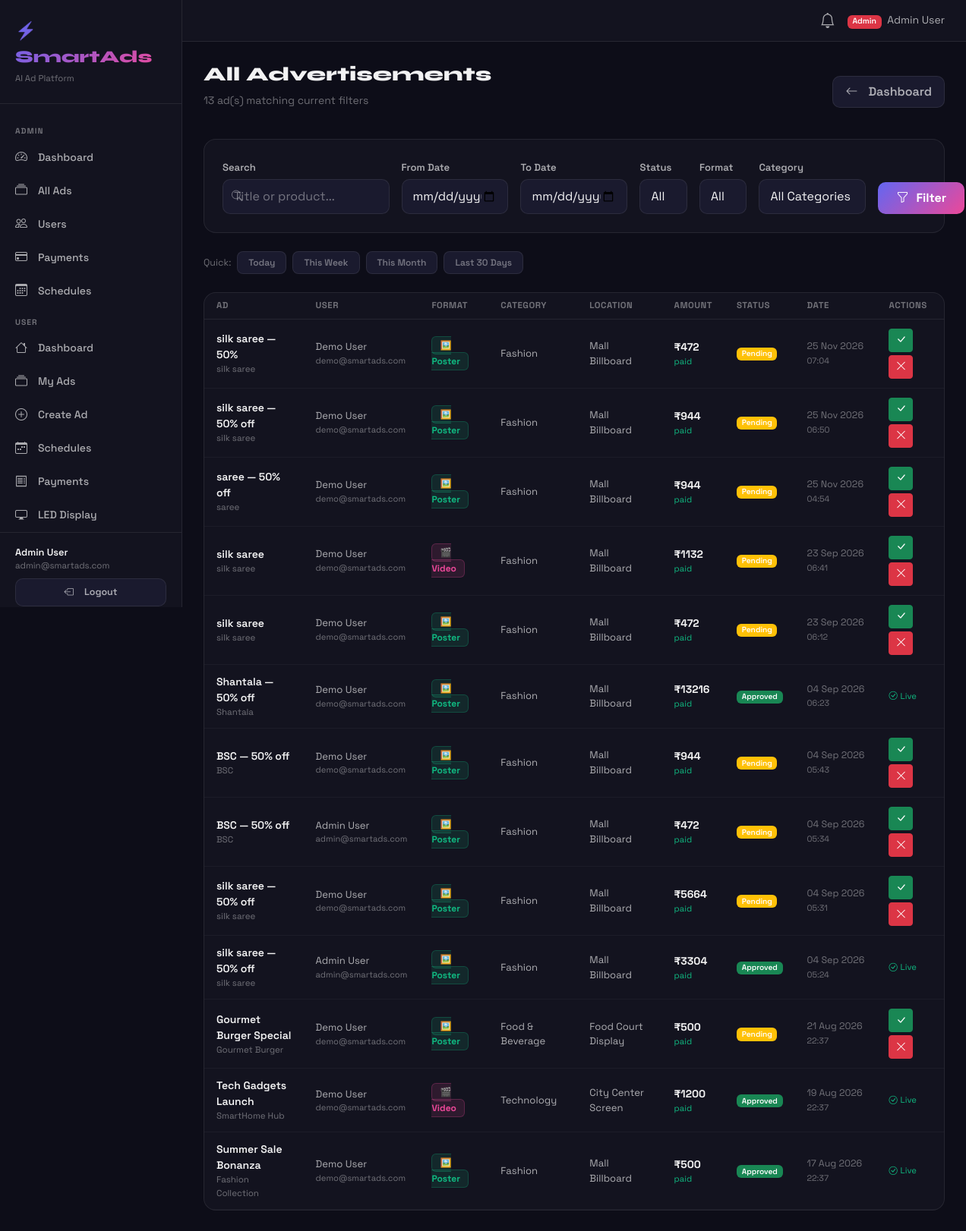
Screenshot of /admin/ads (signed in) with the database file from the repository.
### app/models/user.py (models this page shows, shortened)
class User(UserMixin, db.Model):
    __tablename__ = 'users'
    id            = db.Column(db.Integer, primary_key=True)
    name          = db.Column(db.String(120), nullable=False)
    email         = db.Column(db.String(150), unique=True, nullable=False, index=True)
    password_hash = db.Column(db.String(256), nullable=False)
    role          = db.Column(db.String(20), default='user')
    is_active     = db.Column(db.Boolean, default=True)
    created_at    = db.Column(db.DateTime, default=datetime.utcnow)
    last_login    = db.Column(db.DateTime, nullable=True)
    advertisements = db.relationship('Advertisement', backref='owner', lazy='dynamic', foreign_keys='Advertisement.user_id')
    payments       = db.relationship('Payment', backref='user', lazy='dynamic')
    schedules      = db.relationship('AdSchedule', backref='user', lazy='dynamic', foreign_keys='AdSchedule.user_id')
    notifications  = db.relationship('Notification', backref='user', lazy='dynamic')
    videos         = db.relationship('AdVideo', backref='user', lazy='dynamic')
    def is_admin(self): return self.role == 'admin'

### app/models/ad.py (models this page shows, shortened)
class Advertisement(db.Model):
    __tablename__  = 'advertisements'
    id             = db.Column(db.Integer, primary_key=True)
    user_id        = db.Column(db.Integer, db.ForeignKey('users.id'), nullable=False, index=True)
    title          = db.Column(db.String(200), nullable=False)
    product_name   = db.Column(db.String(150), nullable=False)
    category       = db.Column(db.String(80), nullable=False)
    offer          = db.Column(db.String(200), nullable=True)
    description    = db.Column(db.Text, nullable=True)
    location       = db.Column(db.String(100), nullable=True)
    ad_format      = db.Column(db.String(20), default='poster')   # NEW: poster | video
    amount_paid    = db.Column(db.Float, default=0.0)              # NEW: actual cost paid
    generated_text = db.Column(db.Text, nullable=True)
    slogans        = db.Column(db.Text, nullable=True)
    template_style = db.Column(db.String(50), default='modern')
    theme_color    = db.Column(db.String(20), default='#6366f1')
    media_filename = db.Column(db.String(300), nullable=True)
    media_type     = db.Column(db.String(20), nullable=True)
    ad_type        = db.Column(db.String(20), default='ai_generated')
    status         = db.Column(db.String(20), default='draft')
    admin_notes    = db.Column(db.Text, nullable=True)
    payment_status = db.Column(db.String(20), default='unpaid')
    engagement_score = db.Column(db.Integer, default=0)
    created_at     = db.Column(db.DateTime, default=datetime.utcnow)
    updated_at     = db.Column(db.DateTime, default=datetime.utcnow, onupdate=datetime.utcnow)
    approved_at    = db.Column(db.DateTime, nullable=True)
    schedules = db.relationship('AdSchedule', backref='advertisement', lazy='dynamic', cascade='all, delete-orphan')
    payments  = db.relationship('Payment', backref='advertisement', lazy='dynamic')
    videos    = db.relationship('AdVideo', backref='advertisement', lazy='dynamic')
    def status_badge(self):
        return {'draft':'secondary','pending':'warning','approved':'success','rejected':'danger'}.get(self.status,'secondary')

### app/routes/admin.py (the view)
@admin_bp.route('/ads')
@admin_required
def ads():
    status     = request.args.get('status','all')
    ad_format  = request.args.get('ad_format','all')
    category   = request.args.get('category','all')
    from_date  = request.args.get('from_date','')
    to_date    = request.args.get('to_date','')
    search     = request.args.get('search','').strip()
    q = Advertisement.query
    if status != 'all':
        q = q.filter(Advertisement.status == status)
    if ad_format != 'all':
        q = q.filter(Advertisement.ad_format == ad_format)
    if category != 'all':
        q = q.filter(Advertisement.category == category)
    if from_date:
        try:
            q = q.filter(Advertisement.created_at >= datetime.strptime(from_date,'%Y-%m-%d'))
        except: pass
    if to_date:
        try:
            from datetime import timedelta
            q = q.filter(Advertisement.created_at < datetime.strptime(to_date,'%Y-%m-%d') + timedelta(days=1))
        except: pass
    if search:
        q = q.filter(db.or_(
            Advertisement.title.ilike(f'%{search}%'),
            Advertisement.product_name.ilike(f'%{search}%')))
    ads  = q.order_by(Advertisement.created_at.desc()).all()
    total = q.count()
    categories = [r[0] for r in db.session.query(Advertisement.category).distinct().all()]
    return render_template('admin/ads.html',
        ads=ads, total=total,
        status=status, ad_format=ad_format,
        category=category, from_date=from_date, to_date=to_date,
        search=search, categories=categories)

### app/templates/admin/ads.html (shortened to what this page needs)
{% extends 'base.html' %}
{% block content %}
<div class="d-flex justify-content-between align-items-center mb-4 flex-wrap gap-3">
  <div>
    <h1 class="page-title">All Advertisements</h1>
    <p class="page-subtitle">{{ total }} ad(s) matching current filters</p>
  </div>
  <a href="{{ url_for('admin.index') }}" class="btn-surface"><i class="bi bi-arrow-left me-2"></i>Dashboard</a>
</div>
<div class="card-modern p-4 mb-4">
  <form method="GET" action="{{ url_for('admin.ads') }}" id="filterForm">
    <div class="row g-3 align-items-end">
      <div class="col-12 col-md-3">
        <label class="form-label">Search</label>
        <div style="position:relative">
          <input type="text" name="search" class="form-control" placeholder="Title or product..."
                 value="{{ search }}" style="padding-left:36px">
          <i class="bi bi-search" style="position:absolute;left:12px;top:50%;transform:translateY(-50%);
             color:var(--text-muted);font-size:.9rem"></i>
        </div>
      </div>
      <div class="col-6 col-md-2">
        <label class="form-label">From Date</label>
        <input type="date" name="from_date" class="form-control" value="{{ from_date }}">
      </div>
      <div class="col-6 col-md-2">
        <label class="form-label">To Date</label>
        <input type="date" name="to_date" class="form-control" value="{{ to_date }}">
      </div>
      <div class="col-6 col-md-1">
        <label class="form-label">Status</label>
        <select name="status" class="form-select">
          <option value="all" {{ 'selected' if status=='all' }}>All</option>
        </select>
      </div>
      <div class="col-6 col-md-1">
        <label class="form-label">Format</label>
        <select name="ad_format" class="form-select">
          <option value="all"    {{ 'selected' if ad_format=='all' }}>All</option>
        </select>
      </div>
      <div class="col-12 col-md-2">
        <label class="form-label">Category</label>
        <select name="category" class="form-select">
          <option value="all" {{ 'selected' if category=='all' }}>All Categories</option>
        </select>
      </div>
      <div class="col-12 col-md-1">
        <div class="d-flex gap-2">
          <button type="submit" class="btn-gradient px-4 py-2">
            <i class="bi bi-funnel me-1"></i>Filter
          </button>
        </div>
      </div>
    </div>
  </form>
</div>
<div class="d-flex gap-2 flex-wrap mb-4">
  <span style="font-size:.78rem;color:var(--text-muted);align-self:center">Quick:</span>
  {% for label, fd, td in [
    ('Today', 'today', 'today'),
    ('This Week', 'week', 'today'),
    ('This Month', 'month', 'today'),
    ('Last 30 Days', 'last30', 'today'),
  ] %}
  <button type="button" onclick="setDatePreset('{{ fd }}')"
    style="padding:5px 14px;border-radius:8px;border:1px solid var(--border);
    background:var(--bg-elevated);color:var(--text-muted);cursor:pointer;
    font-size:.75rem;font-weight:600;transition:all .2s"
    onmouseover="this.style.borderColor='var(--accent)';this.style.color='var(--accent)'"
    onmouseout="this.style.borderColor='var(--border)';this.style.color='var(--text-muted)'">
    {{ label }}
  </button>
  {% endfor %}
</div>
<div class="card-modern p-0 overflow-hidden">
  {% if ads %}
  <table class="table-dark-custom" style="width:100%">
    <thead>
      <tr>
        <th>Ad</th>
        <th>User</th>
        <th>Format</th>
        <th>Category</th>
        <th>Location</th>
        <th>Amount</th>
        <th>Status</th>
        <th>Date</th>
        <th>Actions</th>
      </tr>
    </thead>
    <tbody>
      {% for ad in ads %}
      <tr>
        <td>
          <div style="font-weight:600;color:var(--text);font-size:.875rem">{{ ad.title[:40] }}{% if ad.title|length>40 %}...{% endif %}</div>
          <div style="font-size:.72rem;color:var(--text-muted)">{{ ad.product_name }}</div>
        </td>
        <td>
          <div style="font-size:.82rem;color:var(--text-secondary)">{{ ad.owner.name if ad.owner else '—' }}</div>
          <div style="font-size:.7rem;color:var(--text-muted)">{{ ad.owner.email if ad.owner else '' }}</div>
        </td>
        <td>
          <span style="padding:3px 10px;border-radius:6px;font-size:.75rem;font-weight:700;
            background:{{ 'rgba(16,185,129,.12)' if ad.ad_format=='poster' else 'rgba(236,72,153,.12)' }};
            color:{{ '#10b981' if ad.ad_format=='poster' else '#ec4899' }};
            border:1px solid {{ 'rgba(16,185,129,.25)' if ad.ad_format=='poster' else 'rgba(236,72,153,.25)' }}">
            {{ '🖼️ Poster' if ad.ad_format=='poster' else '🎬 Video' }}
          </span>
        </td>
        <td style="font-size:.82rem;color:var(--text-secondary)">{{ ad.category }}</td>
        <td style="font-size:.82rem;color:var(--text-secondary)">{{ ad.location or '—' }}</td>
        <td>
          <div style="font-weight:700;color:var(--text);font-size:.875rem">
            {% if ad.amount_paid %}₹{{ ad.amount_paid|int }}{% else %}—{% endif %}
          </div>
          <div style="font-size:.7rem;color:{{ '#10b981' if ad.payment_status=='paid' else 'var(--text-muted)' }}">
            {{ ad.payment_status }}
          </div>
        </td>
        <td>
          <span class="badge bg-{{ ad.status_badge() }}">{{ ad.status|title }}</span>
        </td>
        <td style="font-size:.78rem;color:var(--text-muted);white-space:nowrap">
          {{ ad.created_at.strftime('%d %b %Y') }}<br>
          <span style="font-size:.68rem">{{ ad.created_at.strftime('%H:%M') }}</span>
        </td>
        <td>
          <div class="d-flex gap-1 flex-wrap">
            {% if ad.status == 'pending' %}
            <form method="POST" action="{{ url_for('admin.approve_ad', ad_id=ad.id) }}" style="display:inline">
              <button type="submit" class="btn btn-sm btn-success" title="Approve">
                <i class="bi bi-check-lg"></i>
              </button>
            </form>
            <button type="button" class="btn btn-sm btn-danger" title="Reject"
                    onclick="showReject({{ ad.id }})">
              <i class="bi bi-x-lg"></i>
            </button>
            {% elif ad.status == 'approved' %}
            <span style="font-size:.7rem;color:var(--success)">
              <i class="bi bi-check-circle me-1"></i>Live
            </span>
            {% endif %}
          </div>
        </td>
      </tr>
      {% endfor %}
    </tbody>
  </table>
  {% endif %}
</div>
{% endblock %}

### app/templates/base.html (shortened to what this page needs)
<!DOCTYPE html>
<html lang="en">
<head>
<link href="https://cdn.jsdelivr.net/npm/bootstrap@5.3.2/dist/css/bootstrap.min.css" rel="stylesheet">
<link href="https://cdn.jsdelivr.net/npm/bootstrap-icons@1.11.3/font/bootstrap-icons.css" rel="stylesheet">
</head>
<body>
<div class="sidebar">
  <div class="sidebar-brand">
    <div class="brand-logo">⚡ SmartAds</div>
    <div style="font-size:.72rem;color:var(--text-muted);margin-top:4px">AI Ad Platform</div>
  </div>
  <nav>
    {% if current_user.is_authenticated and current_user.is_admin() %}
    <div class="nav-section">Admin</div>
    <div class="nav-item"><a href="{{ url_for('admin.index') }}"><i class="bi bi-speedometer2"></i>Dashboard</a></div>
    <div class="nav-item"><a href="{{ url_for('admin.ads') }}"><i class="bi bi-collection"></i>All Ads</a></div>
    <div class="nav-item"><a href="{{ url_for('admin.users') }}"><i class="bi bi-people"></i>Users</a></div>
    <div class="nav-item"><a href="{{ url_for('admin.payments') }}"><i class="bi bi-credit-card"></i>Payments</a></div>
    <div class="nav-item"><a href="{{ url_for('admin.schedules') }}"><i class="bi bi-calendar3"></i>Schedules</a></div>
    <div class="nav-section">User</div>
    {% endif %}
    <div class="nav-item"><a href="{{ url_for('dashboard.home') }}"><i class="bi bi-house"></i>Dashboard</a></div>
    <div class="nav-item"><a href="{{ url_for('ads.list_ads') }}"><i class="bi bi-collection"></i>My Ads</a></div>
    <div class="nav-item"><a href="{{ url_for('ads.create') }}"><i class="bi bi-plus-circle"></i>Create Ad</a></div>
    <div class="nav-item"><a href="{{ url_for('schedule.index') }}"><i class="bi bi-calendar-week"></i>Schedules</a></div>
    <div class="nav-item"><a href="{{ url_for('payment.history') }}"><i class="bi bi-receipt"></i>Payments</a></div>
    <div class="nav-item"><a href="{{ url_for('display.index') }}"><i class="bi bi-display"></i>LED Display</a></div>
  </nav>
  {% if current_user.is_authenticated %}
  <div style="margin-top:auto;padding:16px 20px;border-top:1px solid var(--border)">
    <div style="font-size:.8rem;font-weight:600;color:var(--text)">{{ current_user.name }}</div>
    <div style="font-size:.72rem;color:var(--text-muted)">{{ current_user.email }}</div>
    <a href="{{ url_for('auth.logout') }}" class="btn-surface mt-2 w-100" style="justify-content:center;font-size:.78rem">
      <i class="bi bi-box-arrow-left me-2"></i>Logout</a>
  </div>
  {% endif %}
</div>
<div class="main-content">
  <div class="topbar">
    {% if current_user.is_authenticated %}
    <div class="d-flex align-items-center gap-3">
      <a href="{{ url_for('notifications.index') }}" style="position:relative;color:var(--text-secondary);text-decoration:none">
        <i class="bi bi-bell fs-5"></i>
      </a>
      <div style="font-size:.875rem;color:var(--text-secondary)">
        {% if current_user.is_admin() %}<span class="badge bg-danger me-1">Admin</span>{% endif %}
        {{ current_user.name }}
      </div>
    </div>
    {% endif %}
  </div>
  <div class="content-area">
    {% block content %}{% endblock %}
  </div>
</div>
</body>
</html>

### rows the page displays
User: name "Admin User", email "admin@smartads.com"
Advertisement: title "silk saree — 50%", product_name "silk saree", owner "Demo User", owner "demo@smartads.com", ad_format "🖼️ Poster", category "Fashion", location "Mall Billboard", amount_paid "472", payment_status "paid", status "Pending", created_at "25 Nov 2026", created_at "07:04"
Advertisement: title "silk saree — 50% off", product_name "silk saree", owner "Demo User", owner "demo@smartads.com", ad_format "🖼️ Poster", category "Fashion", location "Mall Billboard", amount_paid "944", payment_status "paid", status "Pending", created_at "25 Nov 2026", created_at "06:50"
Advertisement: title "saree — 50% off", product_name "saree", owner "Demo User", owner "demo@smartads.com", ad_format "🖼️ Poster", category "Fashion", location "Mall Billboard", amount_paid "944", payment_status "paid", status "Pending", created_at "25 Nov 2026", created_at "04:54"
Advertisement: title "silk saree", product_name "silk saree", owner "Demo User", owner "demo@smartads.com", ad_format "🎬 Video", category "Fashion", location "Mall Billboard", amount_paid "1132", payment_status "paid", status "Pending", created_at "23 Sep 2026", created_at "06:41"
Advertisement: title "silk saree", product_name "silk saree", owner "Demo User", owner "demo@smartads.com", ad_format "🖼️ Poster", category "Fashion", location "Mall Billboard", amount_paid "472", payment_status "paid", status "Pending", created_at "23 Sep 2026", created_at "06:12"
Advertisement: title "Shantala — 50% off", product_name "Shantala", owner "Demo User", owner "demo@smartads.com", ad_format "🖼️ Poster", category "Fashion", location "Mall Billboard", amount_paid "13216", payment_status "paid", status "Approved", created_at "04 Sep 2026", created_at "06:23", shows "Live"
Advertisement: title "BSC — 50% off", product_name "BSC", owner "Demo User", owner "demo@smartads.com", ad_format "🖼️ Poster", category "Fashion", location "Mall Billboard", amount_paid "944", payment_status "paid", status "Pending", created_at "04 Sep 2026", created_at "05:43"
Advertisement: title "BSC — 50% off", product_name "BSC", owner "Admin User", owner "admin@smartads.com", ad_format "🖼️ Poster", category "Fashion", location "Mall Billboard", amount_paid "472", payment_status "paid", status "Pending", created_at "04 Sep 2026", created_at "05:34"
Advertisement: title "silk saree — 50% off", product_name "silk saree", owner "Demo User", owner "demo@smartads.com", ad_format "🖼️ Poster", category "Fashion", location "Mall Billboard", amount_paid "5664", payment_status "paid", status "Pending", created_at "04 Sep 2026", created_at "05:31"
Advertisement: title "silk saree — 50% off", product_name "silk saree", owner "Admin User", owner "admin@smartads.com", ad_format "🖼️ Poster", category "Fashion", location "Mall Billboard", amount_paid "3304", payment_status "paid", status "Approved", created_at "04 Sep 2026", created_at "05:24", shows "Live"
Advertisement: title "Gourmet Burger Special", product_name "Gourmet Burger", owner "Demo User", owner "demo@smartads.com", ad_format "🖼️ Poster", category "Food & Beverage", location "Food Court Display", amount_paid "500", payment_status "paid", status "Pending", created_at "21 Aug 2026", created_at "22:37"
Advertisement: title "Tech Gadgets Launch", product_name "SmartHome Hub", owner "Demo User", owner "demo@smartads.com", ad_format "🎬 Video", category "Technology", location "City Center Screen", amount_paid "1200", payment_status "paid", status "Approved", created_at "19 Aug 2026", created_at "22:37", shows "Live"
Advertisement: title "Summer Sale Bonanza", product_name "Fashion Collection", owner "Demo User", owner "demo@smartads.com", ad_format "🖼️ Poster", category "Fashion", location "Mall Billboard", amount_paid "500", payment_status "paid", status "Approved", created_at "17 Aug 2026", created_at "22:37", shows "Live"

### other values shown
{{ total }} "13"
{{ label }} "Today" "This Week" "This Month" "Last 30 Days"
